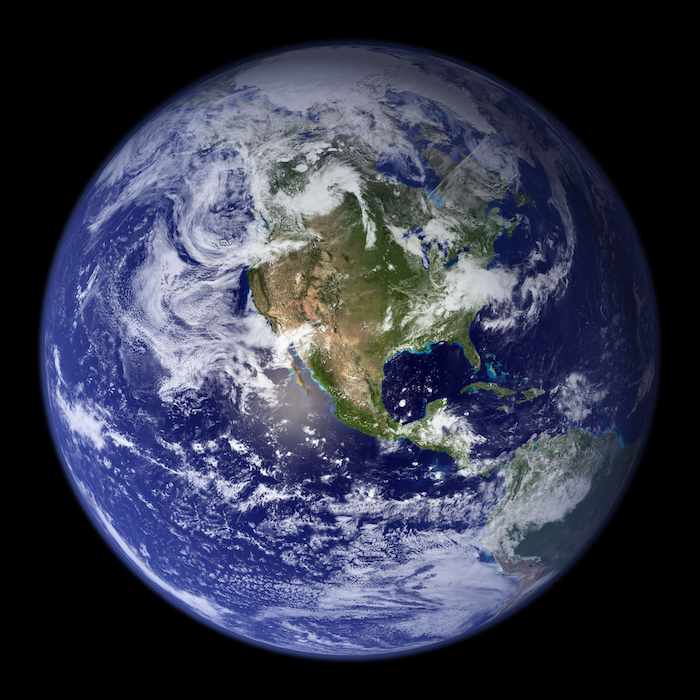
#> input picture earth.png, 700 x 700 px
$ jupyter execute --allow-errors DrawingLab.ipynb
#> lines starting #> are read from the running program, lines starting #| are printed output that depends on the picture; after the words box and inside, x2 and y2 are one past the last pixel; in counts of white or black regions, pixels touching at a corner belong together
[cell 1]
# FIRST import all the necessary libraries and modules!
import cv2               # import OpenCV
import numpy as np       # import NumPy

# import functions
import sys
sys.path.insert(0, '../..')
from utils import *

# Intro to OpenCV

<p style='font-size:1.75rem;line-height:1.5'>
    OpenCV helps us <b>analyze</b> and <b>manipulate images</b>.
</p>

<p style='font-size:1.75rem;line-height:1.5'>
In this lab, we will learn how to <b style="color:blue">create</b>, <b style="color:brown">display</b>, and <b style="color:green">draw</b> on images!!
<br>
We will also learn how to use <b style="color:orange">trackbars</b> and <b style="color:magenta">mouse detection</b> for user input.
</p>

***

# Drawing Lab

<p style='font-size:1.75rem;line-height:1.5'>
    Let's learn how to draw <b style="color:green">Mickey Mouse</b> using OpenCV!
</p>

<p style='font-size:1.75rem;line-height:1.5'>
    In this lab, we will learn how to:
    <ul style='font-size:1.75rem;line-height:2'>
        <li>Create blank images</li>
        <li>Show popup and inline images</li>
        <li>Find coordinates in OpenCV</li>
        <li>Draw shapes</li>
        <li>Write text</li>
    </ul>
</p>

## Reading an Image

<p style='font-size:1.75rem;line-height:1.5'>
    We can read an image using the function <code>cv2.imread</code>.
    </p>

<p style='font-size:1.75rem;line-height:1.5'>
    It has the following format:
    </p>

```python
img = cv2.imread(<image_filename>)
```

<p style='font-size:1.75rem;line-height:1.5'>
    Note that &lt;image_filename&gt; is a string of the filepath to the image:
    </p>

<p style='font-size:1.75rem;line-height:1.5'>
    <b style="color:red">Exercise:</b>
    <br> Read in and save the image <code>earth.png</code> below.
    </p>

[cell 2]
# TASK: Read in the image earth.png and save it in a variable
earth = cv2.imread('earth.png')
#> earth is the input picture: shape (700, 700, 3); mean B, G, R 76.4, 58.1, 54.8

## Displaying Images

<p style='font-size:1.75rem;line-height:1.5'>
    There are two ways of displaying images:
    <ul style='font-size:1.75rem;line-height:1.5'>
        <li>in a <b>popup window</b></li>
        <li><b>inline</b> (within this jupyter notebook)</li>
    </ul>
</p>

## Display in Pop-Up Window

<p style='font-size:1.75rem;line-height:1.5'>
    To display an image in a <b>popup window</b>, we can use the OpenCV function <code>cv2.imshow</code> followed by <code>close_windows()</code>:
    <ul style='font-size:1.75rem;line-height:1.5'>
      <li><code>cv2.imshow</code> shows the image</li>
      <li><code>close_windows()</code> waits until the ESC key is pressed and then closes the window.</li>
    </ul>
</p>

<p style='font-size:1.75rem;line-height:1.5'>
    This pop-up window looks something like this:
    </p>

<p style='font-size:1.75rem;line-height:1.5'> Here is an example of using the two functions from above:</p>

```python
cv2.imshow('window name', <image>)
close_windows()
```

<p style='font-size:1.75rem;line-height:1.5'>
    <b style="color:red">Exercise:</b>
    <br> Display the image you read before in a popup window (use the same variable name).
    <br> Press 'ESC' to exit the pop-up window.
    </p>

[cell 3]
# TASK #1: Display the image you read and saved above
cv2.imshow('test', earth)

# TASK #2: Call close_windows()
#> (the rest of this cell did not finish here and is left out)

## Display Inline

<p style='font-size:1.75rem;line-height:1.5'>
    The instructor-made function <code>show_inline</code> shows an image <b>inline</b>.
    </p>

<p style='font-size:1.75rem;line-height:1.5'>
It is used like this:
    </p>

```python
show_inline(<image>)
```

<p style='font-size:1.75rem;line-height:1.5'>
     <b style="color:red">Exercise:</b>
    <br> Show your image inline below!
    </p>

#> (a cell that did not finish here is left out)

## Create Blank Image

<p style='font-size:1.75rem;line-height:1.5'>
    The following code uses a tool called <b>NumPy</b> to create a 500 by 500 black pixel image:
    </p>

```python
img = np.zeros((500, 500, 3), np.uint8)
```

<p style='font-size:1.75rem;line-height:1.5'>
    <b style="color:red">Exercise:</b>
    <br>Create a blank black image below.
</p>

[cell 5]
# TASK: Create and save a blank image
blank_img = np.zeros((400, 400, 3), np.uint8)

<p style='font-size:1.75rem;line-height:1.5'>
    Now show the image inline!
    </p>

#> (a cell that did not finish here is left out)

## Coordinates

<p style='font-size:1.75rem;line-height:1.5'>
    We can refer to individual pixels using x and y coordinates in the format <code>(x, y)</code>.
    </p>

<p style='font-size:1.75rem;line-height:1.5'>
    In OpenCV, the <b style="color:brown">upper left corner</b> is <code>(0, 0)</code>.
    <br>
    <b style="color:green">x increases horizontally</b>, and <b style="color:blue">y increases vertically</b> as we move away from this corner.
    </p>


<p style='font-size:1.75rem;line-height:1.5'>
    <b style="color:red">Exercise:</b>
    <br>Run the code below and move around the mouse to get familiar with x and y coordinates.
    <br>Press ESC to close.
    </p>

<p style='font-size:1.75rem;line-height:1.5'>
You should get a pop-up that looks something like this:
    </p>

#> (a cell that did not finish here is left out)

## Draw a Line

<p style='font-size:1.75rem;line-height:1.5'>
    The function <code>cv2.line</code> draws a line. It has the following format:
    </p>

```python
cv2.line(<image>, <start_coordinate>, <end_coordinate>, <color>, <thickness>)
```

<p style='font-size:1.75rem;line-height:1.5'>
    OpenCV uses <b style="color:blue">B</b><b style="color:green">G</b><b style="color:red">R</b> color format, which means colors are in the format <code>(&lt;blue&gt;, &lt;green&gt;, &lt;red&gt;)</code>, with each going from 0 to 255. We will learn more about color later.
    </p>

<p style='font-size:1.75rem;line-height:1.5'>
    <b style="color:red">Exercise:</b>
    <br> Draw a red <code>(0, 0, 255)</code> line of thickness <code>5</code> across the middle of the image.
    <br> Show the image inline.
    </p>

<p style='font-size:1.75rem;line-height:1.5'>
    It should look like this:
    </p>


[cell 8]
img = np.zeros((500, 500, 3), np.uint8)  # blank black image

# TASK #1: Draw a red line of thickness 5 across the middle of the image you saved before
cv2.line(img, (0, 250), (500, 250), (0, 0, 255), 5)

# TASK #2: Show the image inline
#> (the rest of this cell did not finish here and is left out)

## Draw a Circle

<p style='font-size:1.75rem;line-height:1.5'>
    The function <code>cv2.circle</code> draws a circle. It has the following format:
    </p>

```python
cv2.circle(<image>, <center_coordinate>, <radius>, <color>, <thickness>)
```

<p style='font-size:1.75rem;line-height:1.5'>
    For a circle and other closed shapes, a thickness of <code>-1</code> <b>fills in the shape</b>.
    </p>

<p style='font-size:1.75rem;line-height:1.5'>
    <b style="color:red">Exercise:</b>
    <br> Draw a filled-in blue <code>(255, 0, 0)</code> circle of radius <code>100</code> in the top right corner of the image.
    <br> Show the image inline.
    </p>

<p style='font-size:1.75rem;line-height:1.5'>
    It should look like this:
    </p>


[cell 9]
img = np.zeros((500, 500, 3), np.uint8)  # blank black image

# TASK #1: Draw a blue filled in circle in the top right corner
cv2.circle(img, (400, 100), 100, (255, 0, 0), -1)
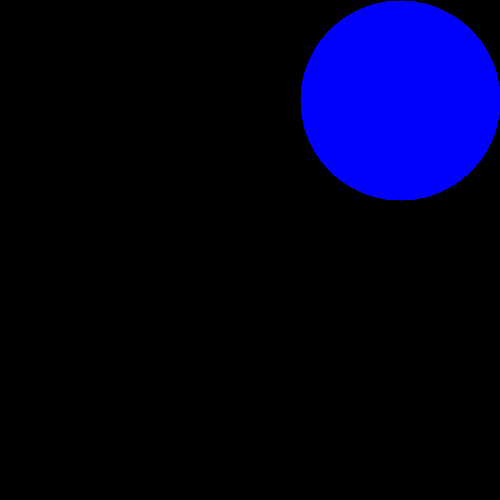
#> img: shape (500, 500, 3); mean of channels 0, 1, 2 32, 0, 0; drawn as B, G, R

# TASK #2: Show the image inline
#> (the rest of this cell did not finish here and is left out)

## Draw a Rectangle

<p style='font-size:1.75rem;line-height:1.5'>
    The function <code>cv2.rectangle</code> draws a rectangle. It has the following format:
    </p>

```python
cv2.rectangle(<image>, <topleft_coordinate>, <bottomright_coordinate>, <color>, <thickness>)
```

<p style='font-size:1.75rem;line-height:1.5'>
    <b style="color:red">Exercise:</b>
    <br> Draw a green <code>(0,255,0)</code> rectangle of thickness <code>50</code> around the border of the entire image.
    <br> Show the image inline.
    </p>

<p style='font-size:1.75rem;line-height:1.5'>
    It should look like this:
    </p>

[cell 10]
img = np.zeros((500, 500, 3), np.uint8)  # blank black image

# TASK #1: Draw a green rectangle of thickness 50 around the image
cv2.rectangle(img, (0, 0), (500, 500), (0, 255, 0), 50)
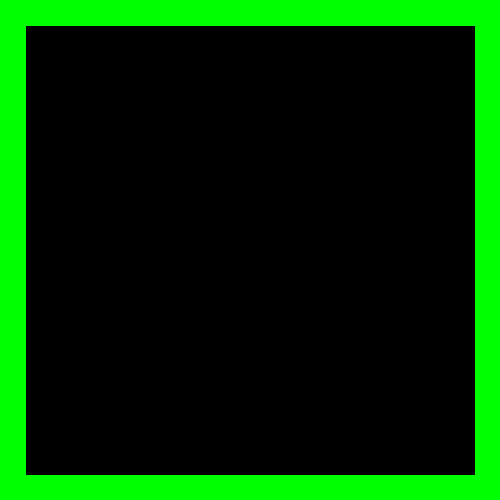
#> img: shape (500, 500, 3); mean of channels 0, 1, 2 0, 49.4, 0; drawn as B, G, R

# TASK #2: Show the image inline
#> (the rest of this cell did not finish here and is left out)

## Draw Text

<p style='font-size:1.75rem;line-height:1.5'>
    The function <code>cv2.putText</code> draws text. It has the following format:
    </p>

```python
cv2.putText(<image>, <text>, <bottomleft_coord>, <font>, <scale>, <color>, <thickness>)
```

<p style='font-size:1.75rem;line-height:1.5'>
    Use <code>0</code> for to use the default font. Scale means the size of the text.
    </p>

<p style='font-size:1.75rem;line-height:1.5'>
    <p style='font-size:1.75rem;line-height:1.5'>
    <b style="color:red">Exercise:</b>
    <br> Write the text <code>'Beaver Works'</code> in white <code>(255, 255, 255)</code> near the center of the image.
    <br> Use <code>0</code> for font, <code>2</code> for scale, and <code>3</code> for thickness.
    <br> Show the image inline.
    </p>

<p style='font-size:1.75rem;line-height:1.5'>
    It should look like this:
    </p>

[cell 11]
img = np.zeros((500, 500, 3), np.uint8)  # blank black image

# TASK #1: Draw a green rectangle of thickness 50 around the image
cv2.putText(img, "Beaver Works", (40, 250), 0, 2, (255, 255, 255), 3)

# TASK #2: Show the image inline
#> (the rest of this cell did not finish here and is left out)

## Let's Draw Mickey Mouse!!

<p style='font-size:1.75rem;line-height:1.5'>
    Using the tools we have learned, let's draw Mickey Mouse!
    </p>

<p style='font-size:1.75rem;line-height:1.5'>
    <b style="color:red">Exercise:</b>
    <br> You can choose to draw only <b>his head</b>, or <b>part of his body</b>.
    </p>

<p style='font-size:1.75rem;line-height:1.5'>
    Follow these steps:
    <ul style='font-size:1.75rem;line-height:2'>
        <li><b style="color:blue">Sketch</b> your design by hand. Use only lines, circles, and rectangles.</li>
        <li><b style="color:brown">Write</b> down which functions and parameters you will use.</li>
        <li><b style="color:green">Type</b> in each function one by one.
        <li><b style="color:magenta">Show</b> your image inline as you work, making adjustments as needed.</li>
    </ul>
</p>

<p style='font-size:1.75rem;line-height:1.5'>
    Color codes:
    <ul style='font-size:1.75rem;line-height:2'>
        <li><b>Black</b>: <code>(0,0,0)</code></li>
        <li>White: <code>(255,255,255)</code></li>
        <li><b style="color:blue">Blue</b>: <code>(255,0,0)</code></li>
        <li><b style="color:green">Green</b>: <code>(0,255,0)</code></li>
        <li><b style="color:red">Red</b>: <code>(0,0,255)</code></li>
        <li><b style="color:#F0E68C">Yellow</b>: <code>(0,255,255)</code></li>
    </ul>
</p>

<p style='font-size:1.75rem;line-height:1.5'>
    Note: This time we created a blank white image to start.
    </p>

[cell 12]
img = np.full((500, 500, 3), (255,255,255), np.uint8)  # blank white image

# TASK #1: Create Mickey Mouse using the functions we have learned!

cv2.ellipse(img, (250, 250), (50, 100), 0, 270, 90, (0, 0, 0), -1)
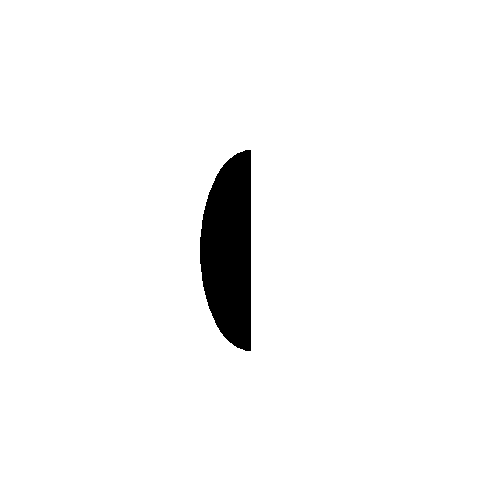
#> img: shape (500, 500, 3); 96.8% white; 1 black region, box (x1, y1, x2, y2) and area: (200, 150, 251, 351) 8049

# TASK #2: Show your image inline
#> (the rest of this cell did not finish here and is left out)
